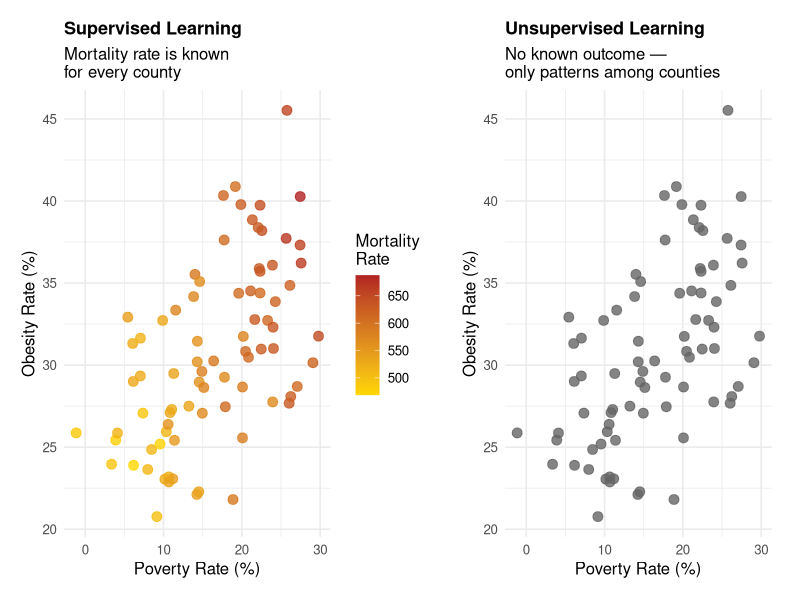
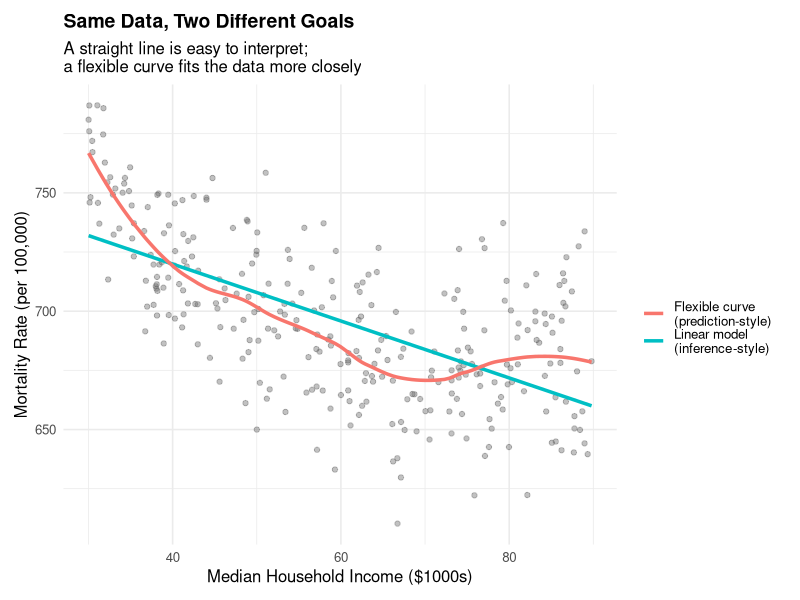
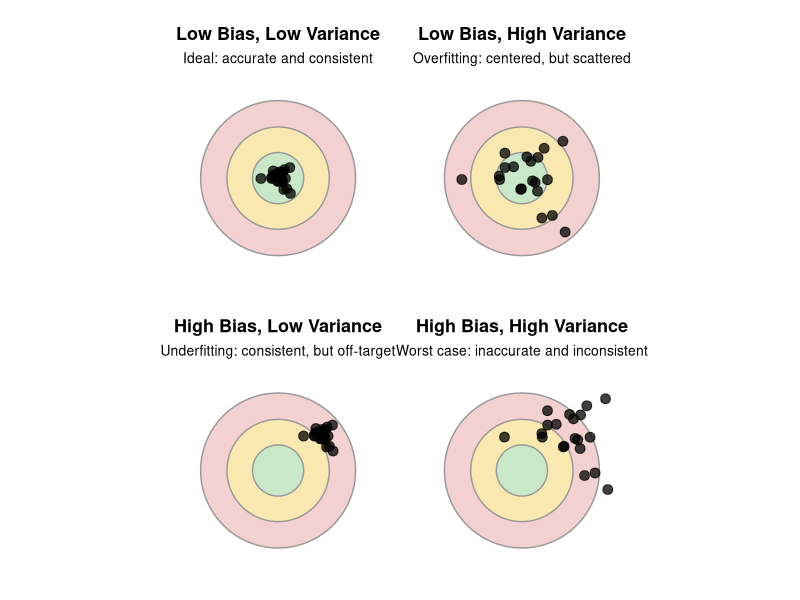
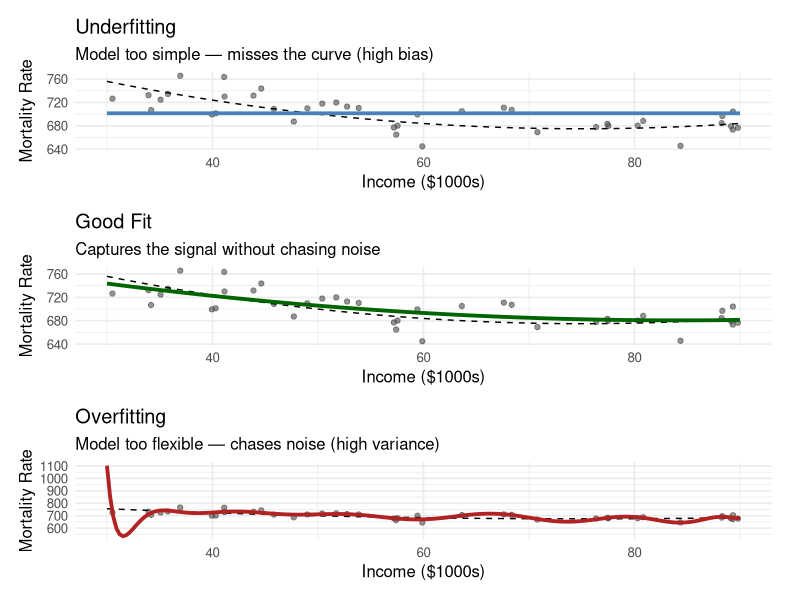
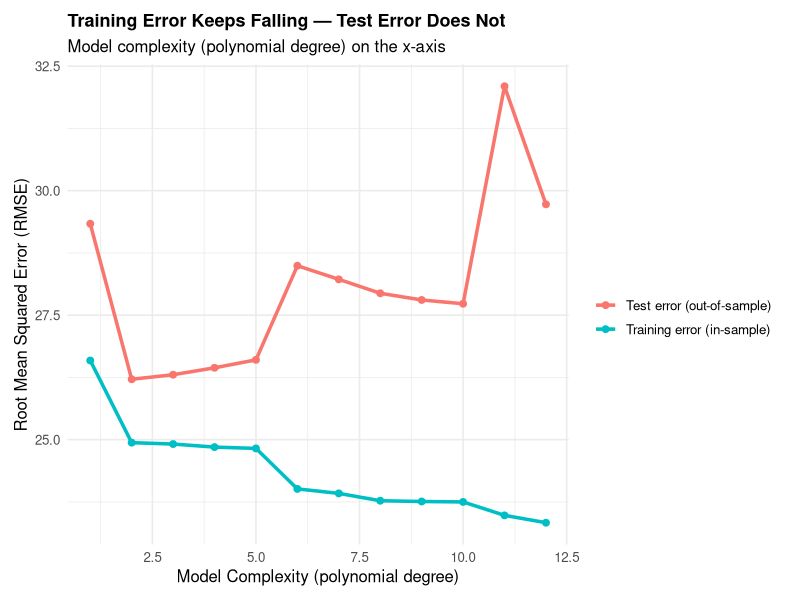
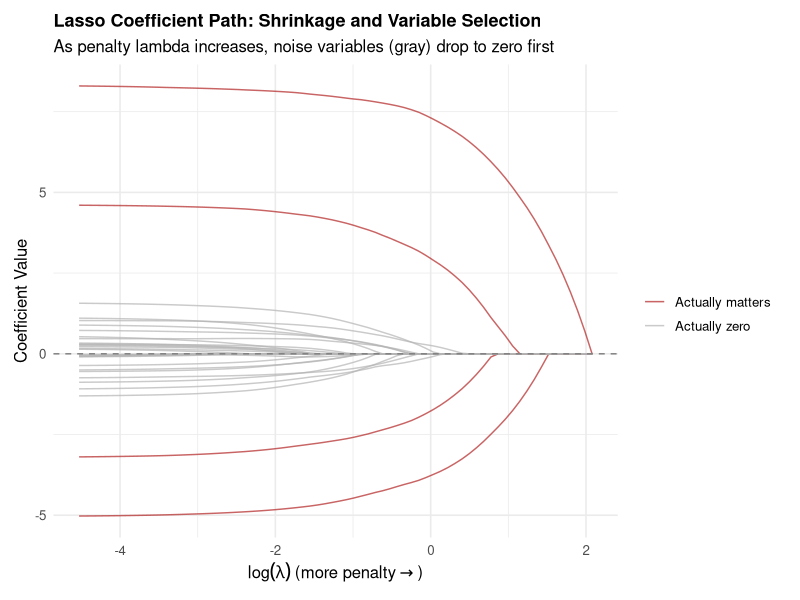
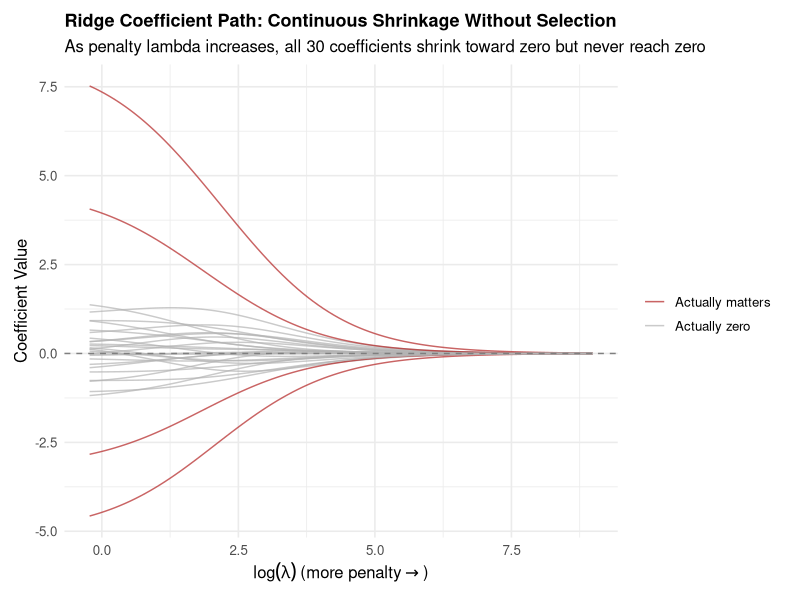
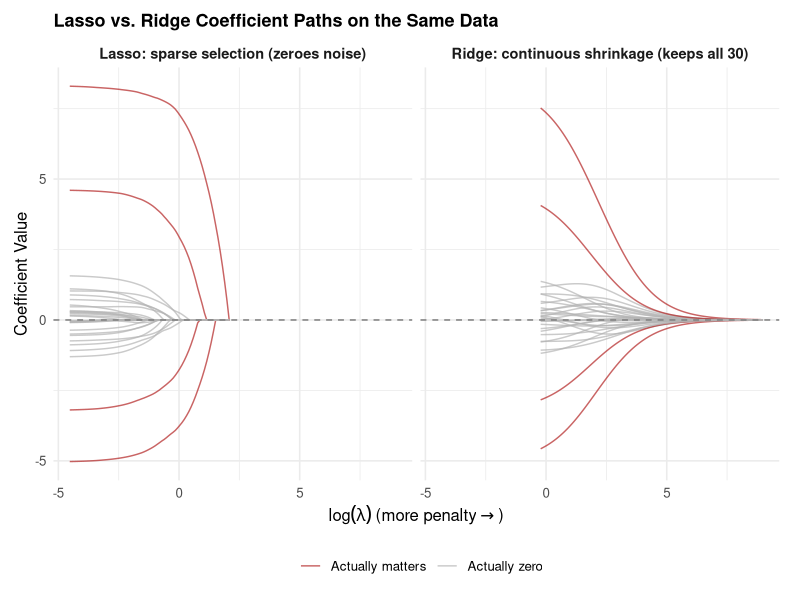

The R script that drew these images, in order:
## ---- chunk 1
library(dplyr)
library(ggplot2)
library(kableExtra)
library(patchwork)
library(glmnet)     # For lasso and ridge regression
library(tidyr)
## ---- chunk 2
set.seed(88)
n_demo <- 80

# Simulate two underlying "true" county health profiles for illustration
profile <- sample(c("A", "B"), n_demo, replace = TRUE)
poverty_demo <- ifelse(profile == "A", rnorm(n_demo, 22, 4), rnorm(n_demo, 10, 4))
obesity_demo <- ifelse(profile == "A", rnorm(n_demo, 34, 4), rnorm(n_demo, 26, 4))
mortality_demo <- 400 + 5 * poverty_demo + 3 * obesity_demo + rnorm(n_demo, 0, 15)

demo_df <- data.frame(poverty = poverty_demo, obesity = obesity_demo, 
                       mortality = mortality_demo, profile = profile)

# Supervised view: predictors colored by the known outcome (mortality)
p_supervised <- ggplot(demo_df, aes(x = poverty, y = obesity, color = mortality)) +
  geom_point(size = 3, alpha = 0.8) +
  scale_color_gradient(low = "gold", high = "firebrick", name = "Mortality\nRate") +
  labs(title = "Supervised Learning",
       subtitle = "Mortality rate is known\nfor every county",
       x = "Poverty Rate (%)", y = "Obesity Rate (%)") +
  theme_minimal(base_size = 12) +
  theme(plot.title = element_text(face = "bold", size = 13),
        plot.margin = margin(10, 15, 10, 10))

# Unsupervised view: same predictors, no outcome shown, just raw points
p_unsupervised <- ggplot(demo_df, aes(x = poverty, y = obesity)) +
  geom_point(size = 3, alpha = 0.8, color = "gray40") +
  labs(title = "Unsupervised Learning",
       subtitle = "No known outcome —\nonly patterns among counties",
       x = "Poverty Rate (%)", y = "Obesity Rate (%)") +
  theme_minimal(base_size = 12) +
  theme(plot.title = element_text(face = "bold", size = 13),
        plot.margin = margin(10, 15, 10, 10))

p_supervised + p_unsupervised
## ---- chunk 3
set.seed(42)
n <- 300

# Simulate a nonlinear true relationship between income and mortality
income <- runif(n, 30, 90)
true_mortality <- 900 - 6 * income + 0.04 * income^2 + rnorm(n, 0, 25)

sim_df <- data.frame(income = income, mortality = true_mortality)

# Culture 1: a simple linear model (inference-focused)
linear_fit <- lm(mortality ~ income, data = sim_df)

# Culture 2: a flexible model (prediction-focused) - local smoothing
sim_df$loess_pred <- predict(loess(mortality ~ income, data = sim_df, span = 0.5))

ggplot(sim_df, aes(x = income, y = mortality)) +
  geom_point(alpha = 0.4, color = "gray40") +
  geom_smooth(method = "lm", se = FALSE, aes(color = "Linear model\n(inference-style)"), linewidth = 1.2) +
  geom_line(aes(y = loess_pred, color = "Flexible curve\n(prediction-style)"), linewidth = 1.2) +
  labs(title = "Same Data, Two Different Goals",
       subtitle = "A straight line is easy to interpret;\na flexible curve fits the data more closely",
       x = "Median Household Income ($1000s)",
       y = "Mortality Rate (per 100,000)",
       color = "") +
  theme_minimal(base_size = 12) +
  theme(legend.position = "right",
        plot.title = element_text(face = "bold", size = 14),
        plot.margin = margin(10, 15, 10, 10))
## ---- chunk 4
make_target <- function(n = 20, center_offset = c(0, 0), spread = 0.15, title = "", subtitle = "") {
  set.seed(1)
  darts <- data.frame(
    x = rnorm(n, mean = center_offset[1], sd = spread),
    y = rnorm(n, mean = center_offset[2], sd = spread)
  )
  
  circle_data <- function(r) {
    theta <- seq(0, 2 * pi, length.out = 100)
    data.frame(x = r * cos(theta), y = r * sin(theta))
  }
  
  ggplot() +
    geom_polygon(data = circle_data(1), aes(x, y), fill = "#f4d1d1", color = "gray60") +
    geom_polygon(data = circle_data(0.66), aes(x, y), fill = "#f9e8b0", color = "gray60") +
    geom_polygon(data = circle_data(0.33), aes(x, y), fill = "#c9e8c9", color = "gray60") +
    geom_point(data = darts, aes(x, y), size = 3, color = "black", alpha = 0.75) +
    coord_fixed(xlim = c(-1.3, 1.3), ylim = c(-1.3, 1.3)) +
    labs(title = title, subtitle = subtitle) +
    theme_void(base_size = 12) +
    theme(plot.title = element_text(face = "bold", size = 13, hjust = 0.5),
          plot.subtitle = element_text(size = 10, hjust = 0.5),
          plot.margin = margin(8, 8, 8, 8))
}

p1 <- make_target(center_offset = c(0, 0), spread = 0.10, 
                   title = "Low Bias, Low Variance", subtitle = "Ideal: accurate and consistent")
p2 <- make_target(center_offset = c(0, 0), spread = 0.35, 
                   title = "Low Bias, High Variance", subtitle = "Overfitting: centered, but scattered")
p3 <- make_target(center_offset = c(0.55, 0.45), spread = 0.10, 
                   title = "High Bias, Low Variance", subtitle = "Underfitting: consistent, but off-target")
p4 <- make_target(center_offset = c(0.55, 0.45), spread = 0.35, 
                   title = "High Bias, High Variance", subtitle = "Worst case: inaccurate and inconsistent")

(p1 + p2) / (p3 + p4)
## ---- chunk 5
set.seed(7)

# True underlying function (unknown to the researcher in practice)
true_function <- function(x) 900 - 6 * x + 0.04 * x^2

# Generate one sample
n_sample <- 40
x_sample <- runif(n_sample, 30, 90)
y_sample <- true_function(x_sample) + rnorm(n_sample, 0, 25)
sample_df <- data.frame(income = x_sample, mortality = y_sample)

x_grid <- seq(30, 90, length.out = 200)
true_line <- data.frame(income = x_grid, mortality = true_function(x_grid))

# Underfit: a flat model (intercept only)
underfit_pred <- data.frame(income = x_grid, mortality = mean(y_sample))

# Good fit: quadratic model (matches the true functional form)
good_fit <- lm(mortality ~ poly(income, 2), data = sample_df)
goodfit_pred <- data.frame(income = x_grid, 
                            mortality = predict(good_fit, newdata = data.frame(income = x_grid)))

# Overfit: a very high-degree polynomial that chases every point
overfit_model <- lm(mortality ~ poly(income, 15), data = sample_df)
overfit_pred <- data.frame(income = x_grid, 
                            mortality = predict(overfit_model, newdata = data.frame(income = x_grid)))

p_under <- ggplot() +
  geom_point(data = sample_df, aes(income, mortality), alpha = 0.6, color = "gray30") +
  geom_line(data = true_line, aes(income, mortality), color = "black", linetype = "dashed") +
  geom_line(data = underfit_pred, aes(income, mortality), color = "steelblue", linewidth = 1.3) +
  labs(title = "Underfitting", subtitle = "Model too simple — misses the curve (high bias)",
       x = "Income ($1000s)", y = "Mortality Rate") +
  theme_minimal(base_size = 12) +
  theme(plot.margin = margin(8, 15, 8, 8))

p_good <- ggplot() +
  geom_point(data = sample_df, aes(income, mortality), alpha = 0.6, color = "gray30") +
  geom_line(data = true_line, aes(income, mortality), color = "black", linetype = "dashed") +
  geom_line(data = goodfit_pred, aes(income, mortality), color = "darkgreen", linewidth = 1.3) +
  labs(title = "Good Fit", subtitle = "Captures the signal without chasing noise",
       x = "Income ($1000s)", y = "Mortality Rate") +
  theme_minimal(base_size = 12) +
  theme(plot.margin = margin(8, 15, 8, 8))

p_over <- ggplot() +
  geom_point(data = sample_df, aes(income, mortality), alpha = 0.6, color = "gray30") +
  geom_line(data = true_line, aes(income, mortality), color = "black", linetype = "dashed") +
  geom_line(data = overfit_pred, aes(income, mortality), color = "firebrick", linewidth = 1.3) +
  labs(title = "Overfitting", subtitle = "Model too flexible — chases noise (high variance)",
       x = "Income ($1000s)", y = "Mortality Rate") +
  theme_minimal(base_size = 12) +
  theme(plot.margin = margin(8, 15, 8, 8))

p_under / p_good / p_over
## ---- chunk 6
set.seed(101)

# Generate training data and a separate, fresh test set from the same true process
train_x <- runif(60, 30, 90)
train_y <- true_function(train_x) + rnorm(60, 0, 25)
train_df <- data.frame(income = train_x, mortality = train_y)

test_x <- runif(60, 30, 90)
test_y <- true_function(test_x) + rnorm(60, 0, 25)
test_df <- data.frame(income = test_x, mortality = test_y)

# Fit models of increasing flexibility (polynomial degree = complexity)
degrees <- 1:12
results <- data.frame()

for (d in degrees) {
  model <- lm(mortality ~ poly(income, d), data = train_df)
  train_pred <- predict(model)
  test_pred <- predict(model, newdata = test_df)
  
  train_rmse <- sqrt(mean((train_df$mortality - train_pred)^2))
  test_rmse <- sqrt(mean((test_df$mortality - test_pred)^2))
  
  results <- rbind(results, data.frame(degree = d, 
                                        train_rmse = train_rmse, 
                                        test_rmse = test_rmse))
}

results_long <- results %>%
  pivot_longer(cols = c(train_rmse, test_rmse), names_to = "type", values_to = "rmse") %>%
  mutate(type = ifelse(type == "train_rmse", "Training error (in-sample)", "Test error (out-of-sample)"))

ggplot(results_long, aes(x = degree, y = rmse, color = type)) +
  geom_line(linewidth = 1.2) +
  geom_point(size = 2) +
  labs(title = "Training Error Keeps Falling — Test Error Does Not",
       subtitle = "Model complexity (polynomial degree) on the x-axis",
       x = "Model Complexity (polynomial degree)",
       y = "Root Mean Squared Error (RMSE)",
       color = "") +
  theme_minimal(base_size = 12) +
  theme(legend.position = "right",
        plot.title = element_text(face = "bold", size = 13),
        plot.margin = margin(10, 15, 10, 10))
## ---- chunk 7
set.seed(2024)
n_counties_sim <- 100
n_predictors <- 30  # 30 candidate variables

# Simulate predictors (standardized county-level variables)
X <- matrix(rnorm(n_counties_sim * n_predictors), nrow = n_counties_sim)
colnames(X) <- paste0("var", 1:n_predictors)

# Only the first 4 variables genuinely drive mortality
true_betas <- c(8, -6, 5, -4, rep(0, n_predictors - 4))
mortality_sim <- X %*% true_betas + rnorm(n_counties_sim, 0, 5)

# Fit lasso across a range of lambda values
lasso_fit <- glmnet(X, mortality_sim, alpha = 1)  # alpha = 1 is lasso

# Extract coefficient paths
coef_matrix <- as.matrix(coef(lasso_fit))[-1, ]  # remove intercept
coef_df <- as.data.frame(t(coef_matrix)) %>%
  mutate(lambda = lasso_fit$lambda) %>%
  pivot_longer(-lambda, names_to = "variable", values_to = "coefficient") %>%
  mutate(truly_matters = ifelse(variable %in% paste0("var", 1:4), "Actually matters", "Actually zero"))

ggplot(coef_df, aes(x = log(lambda), y = coefficient, group = variable, color = truly_matters)) +
  geom_line(alpha = 0.7) +
  geom_hline(yintercept = 0, linetype = "dashed", color = "gray50") +
  labs(title = "Lasso Coefficient Path: Shrinkage and Variable Selection",
       subtitle = "As penalty lambda increases, noise variables (gray) drop to zero first",
       x = expression(log(lambda) ~ "(more penalty" %->% ")"),
       y = "Coefficient Value",
       color = "") +
  scale_color_manual(values = c("Actually matters" = "firebrick", "Actually zero" = "gray70")) +
  theme_minimal(base_size = 12) +
  theme(legend.position = "right",
        plot.title = element_text(face = "bold", size = 13),
        plot.margin = ggplot2::margin(10, 15, 10, 10))
## ---- chunk 8
# Fit ridge across a range of lambda values
ridge_fit <- glmnet(X, mortality_sim, alpha = 0)  # alpha = 0 is ridge

# Extract coefficient paths
ridge_coef_matrix <- as.matrix(coef(ridge_fit))[-1, ]
ridge_coef_df <- as.data.frame(t(ridge_coef_matrix)) %>%
  mutate(lambda = ridge_fit$lambda) %>%
  pivot_longer(-lambda, names_to = "variable", values_to = "coefficient") %>%
  mutate(truly_matters = ifelse(variable %in% paste0("var", 1:4), "Actually matters", "Actually zero"))

ggplot(ridge_coef_df, aes(x = log(lambda), y = coefficient, group = variable, color = truly_matters)) +
  geom_line(alpha = 0.7) +
  geom_hline(yintercept = 0, linetype = "dashed", color = "gray50") +
  labs(title = "Ridge Coefficient Path: Continuous Shrinkage Without Selection",
       subtitle = "As penalty lambda increases, all 30 coefficients shrink toward zero but never reach zero",
       x = expression(log(lambda) ~ "(more penalty" %->% ")"),
       y = "Coefficient Value",
       color = "") +
  scale_color_manual(values = c("Actually matters" = "firebrick", "Actually zero" = "gray70")) +
  theme_minimal(base_size = 12) +
  theme(legend.position = "right",
        plot.title = element_text(face = "bold", size = 13),
        plot.margin = ggplot2::margin(10, 15, 10, 10))
## ---- chunk 9
lasso_coef_df_labeled <- coef_df %>%
  mutate(method = "Lasso: sparse selection (zeroes noise)")

ridge_coef_df_labeled <- ridge_coef_df %>%
  mutate(method = "Ridge: continuous shrinkage (keeps all 30)")

combined_df <- bind_rows(lasso_coef_df_labeled, ridge_coef_df_labeled)
combined_df$method <- factor(combined_df$method, levels = c("Lasso: sparse selection (zeroes noise)", "Ridge: continuous shrinkage (keeps all 30)"))

ggplot(combined_df, aes(x = log(lambda), y = coefficient, group = variable, color = truly_matters)) +
  geom_line(alpha = 0.7) +
  geom_hline(yintercept = 0, linetype = "dashed", color = "gray50") +
  facet_wrap(~method) +
  labs(title = "Lasso vs. Ridge Coefficient Paths on the Same Data",
       x = expression(log(lambda) ~ "(more penalty" %->% ")"),
       y = "Coefficient Value",
       color = "") +
  scale_color_manual(values = c("Actually matters" = "firebrick", "Actually zero" = "gray70")) +
  theme_minimal(base_size = 12) +
  theme(legend.position = "bottom",
        plot.title = element_text(face = "bold", size = 13),
        strip.text = element_text(face = "bold", size = 10.5),
        plot.margin = ggplot2::margin(10, 15, 10, 10))
## ---- chunk 10
set.seed(2024)
cv_lasso <- cv.glmnet(X, mortality_sim, alpha = 1)

par(mar = c(7, 4, 4, 2))
plot(cv_lasso)
title("Lasso: Cross-Validated Error by Lambda", line = 2.5)
mtext("Left dashed line: best prediction (lambda.min)", side = 1, line = 5, cex = 0.8)
mtext("Right dashed line: simplest good model (lambda.1se)", side = 1, line = 6, cex = 0.8)
## ---- chunk 11
set.seed(2024)
cv_ridge <- cv.glmnet(X, mortality_sim, alpha = 0)

par(mar = c(7, 4, 4, 2))
plot(cv_ridge)
title("Ridge: Cross-Validated Error by Lambda", line = 2.5)
mtext("Left dashed line: best prediction (lambda.min)", side = 1, line = 5, cex = 0.8)
mtext("Right dashed line: simplest good model (lambda.1se)", side = 1, line = 6, cex = 0.8)
## ---- chunk 12
cat("Lasso  — lambda.min:", round(cv_lasso$lambda.min, 3), 
    " | lambda.1se:", round(cv_lasso$lambda.1se, 3), "\n")
cat("Ridge  — lambda.min:", round(cv_ridge$lambda.min, 3), 
    " | lambda.1se:", round(cv_ridge$lambda.1se, 3))
## ---- chunk 13
# Which variables survive at the cross-validation-selected lambda?
selected_coefs <- coef(cv_lasso, s = "lambda.min")
selected_df <- data.frame(
  variable = rownames(selected_coefs)[-1],
  coefficient = as.vector(selected_coefs)[-1]
) %>%
  filter(coefficient != 0) %>%
  arrange(desc(abs(coefficient)))

kable(selected_df, digits = 2, 
      caption = "Variables Selected by Lasso at the Cross-Validation-Chosen Lambda") %>%
  kable_styling(bootstrap_options = c("striped", "hover", "condensed"))
## ---- chunk 14
# Ridge coefficients at its own cross-validation-chosen lambda
ridge_selected_coefs <- coef(cv_ridge, s = "lambda.min")
ridge_selected_df <- data.frame(
  variable = rownames(ridge_selected_coefs)[-1],
  coefficient = as.vector(ridge_selected_coefs)[-1]
) %>%
  arrange(desc(abs(coefficient)))

kable(head(ridge_selected_df, 30), digits = 3, 
      caption = "Ridge Coefficients at Its Cross-Validation-Chosen Lambda (Top 8 by Size)") %>%
  kable_styling(bootstrap_options = c("striped", "hover", "condensed"))
## ---- chunk 15
set.seed(2024)
cv_enet <- cv.glmnet(X, mortality_sim, alpha = 0.5)

par(mar = c(7, 4, 4, 2))
plot(cv_enet)
title("Elastic Net (alpha = 0.5): Cross-Validated Error by Lambda", line = 2.5)
mtext("Left dashed line: best prediction (lambda.min)", side = 1, line = 5, cex = 0.8)
mtext("Right dashed line: simplest good model (lambda.1se)", side = 1, line = 6, cex = 0.8)
## ---- chunk 16
cat("Ridge        — lambda.min:", round(cv_ridge$lambda.min, 3), 
    " | lambda.1se:", round(cv_ridge$lambda.1se, 3), "\n")
cat("Lasso        — lambda.min:", round(cv_lasso$lambda.min, 3), 
    " | lambda.1se:", round(cv_lasso$lambda.1se, 3), "\n")
cat("Elastic Net  — lambda.min:", round(cv_enet$lambda.min, 3), 
    " | lambda.1se:", round(cv_enet$lambda.1se, 3))
## ---- chunk 17
# Which variables survive at elastic net's cross-validation-selected lambda?
enet_selected_coefs <- coef(cv_enet, s = "lambda.min")
enet_selected_df <- data.frame(
  variable = rownames(enet_selected_coefs)[-1],
  coefficient = as.vector(enet_selected_coefs)[-1]
) %>%
  filter(coefficient != 0) %>%
  arrange(desc(abs(coefficient)))

kable(enet_selected_df, digits = 2, 
      caption = "Variables Selected by Elastic Net at the Cross-Validation-Chosen Lambda") %>%
  kable_styling(bootstrap_options = c("striped", "hover", "condensed"))
## ---- chunk 18
cat("Number of nonzero coefficients (out of 30):\n")
cat("  Ridge:      ", sum(coef(cv_ridge, s = "lambda.min")[-1] != 0), "\n")
cat("  Lasso:      ", sum(coef(cv_lasso, s = "lambda.min")[-1] != 0), "\n")
cat("  Elastic Net:", sum(coef(cv_enet, s = "lambda.min")[-1] != 0))
## ---- chunk 19
set.seed(55)

# Simulate two "true" predictors that are highly correlated with each other (r ≈ 0.8)
n_counties_sim <- 100
poverty_rate <- rnorm(n_counties_sim, 15, 5)
uninsured_rate_corr <- poverty_rate * 0.8 + rnorm(n_counties_sim, 0, 1.5)

# Both contribute equally to mortality (true effect = 3.0 each)
mortality_corr <- 500 + 3 * poverty_rate + 3 * uninsured_rate_corr + rnorm(n_counties_sim, 0, 10)

X_corr <- cbind(poverty_rate, uninsured_rate_corr,
                 matrix(rnorm(n_counties_sim * 8), nrow = n_counties_sim))
colnames(X_corr) <- c("poverty_rate", "uninsured_rate", paste0("noise", 1:8))

# Single-sample estimates for OLS, Ridge, Lasso, and Elastic Net
df_corr <- as.data.frame(X_corr)
df_corr$mortality <- mortality_corr
ols_fit <- lm(mortality ~ ., data = df_corr)
ols_result <- coef(ols_fit)[c("poverty_rate", "uninsured_rate")]

cv_ridge_corr <- cv.glmnet(X_corr, mortality_corr, alpha = 0)
cv_lasso_corr <- cv.glmnet(X_corr, mortality_corr, alpha = 1)
cv_enet_corr <- cv.glmnet(X_corr, mortality_corr, alpha = 0.5)

ridge_result <- coef(cv_ridge_corr, s = "lambda.min")[c("poverty_rate", "uninsured_rate"), ]
lasso_result <- coef(cv_lasso_corr, s = "lambda.min")[c("poverty_rate", "uninsured_rate"), ]
enet_result <- coef(cv_enet_corr, s = "lambda.min")[c("poverty_rate", "uninsured_rate"), ]

# Monte Carlo simulation (B = 100) for empirical Bias, Variance, and MSE
B <- 100
true_b <- c(3, 3)
res_ols <- matrix(0, B, 2)
res_ridge <- matrix(0, B, 2)
res_lasso <- matrix(0, B, 2)
res_enet <- matrix(0, B, 2)

for (i in 1:B) {
  p_rate <- rnorm(n_counties_sim, 15, 5)
  u_rate <- p_rate * 0.8 + rnorm(n_counties_sim, 0, 1.5)
  m_rate <- 500 + 3 * p_rate + 3 * u_rate + rnorm(n_counties_sim, 0, 10)
  Xc <- cbind(p_rate, u_rate, matrix(rnorm(n_counties_sim * 8), nrow = n_counties_sim))
  colnames(Xc) <- c("p_rate", "u_rate", paste0("noise", 1:8))
  df_i <- as.data.frame(Xc)
  df_i$m_rate <- m_rate
  
  res_ols[i, ] <- coef(lm(m_rate ~ ., data = df_i))[c("p_rate", "u_rate")]
  
  cv_r <- cv.glmnet(Xc, m_rate, alpha = 0)
  cv_l <- cv.glmnet(Xc, m_rate, alpha = 1)
  cv_e <- cv.glmnet(Xc, m_rate, alpha = 0.5)
  
  res_ridge[i, ] <- coef(cv_r, s = "lambda.min")[c("p_rate", "u_rate"), ]
  res_lasso[i, ] <- coef(cv_l, s = "lambda.min")[c("p_rate", "u_rate"), ]
  res_enet[i, ]  <- coef(cv_e, s = "lambda.min")[c("p_rate", "u_rate"), ]
}

b_ols   <- mean(abs(colMeans(res_ols) - true_b))
v_ols   <- mean(apply(res_ols, 2, var))
b_ridge <- mean(abs(colMeans(res_ridge) - true_b))
v_ridge <- mean(apply(res_ridge, 2, var))
b_lasso <- mean(abs(colMeans(res_lasso) - true_b))
v_lasso <- mean(apply(res_lasso, 2, var))
b_enet  <- mean(abs(colMeans(res_enet) - true_b))
v_enet  <- mean(apply(res_enet, 2, var))
## ---- chunk 20
corr_summary_df <- data.frame(
  Method = c("True Effect", "OLS (Unpenalized)", "Ridge (L2)", "Lasso (L1)", "Elastic Net (L1+L2)"),
  `Poverty Rate` = c(3.00, round(ols_result[1], 2), round(ridge_result[1], 2), round(lasso_result[1], 2), round(enet_result[1], 2)),
  `Uninsured Rate` = c(3.00, round(ols_result[2], 2), round(ridge_result[2], 2), round(lasso_result[2], 2), round(enet_result[2])),
  `Abs Bias` = c(0.000, round(b_ols, 3), round(b_ridge, 3), round(b_lasso, 3), round(b_enet, 3)),
  `Variance` = c(0.000, round(v_ols, 3), round(v_ridge, 3), round(v_lasso, 3), round(v_enet, 3)),
  `MSE (Bias² + Var)` = c(0.000, round(b_ols^2 + v_ols, 3), round(b_ridge^2 + v_ridge, 3), round(b_lasso^2 + v_lasso, 3), round(b_enet^2 + v_enet, 3)),
  `Behavior with Collinear Predictors` = c(
    "Ground Truth",
    "Unbiased, but high variance under collinearity",
    "Lowest variance (Grouping effect)",
    "High variance due to lopsided selection",
    "Balanced variance reduction + Selection"
  ),
  check.names = FALSE
)

kable(corr_summary_df, caption = "Empirical Comparison of Coefficients, Bias, Variance, and MSE Under High Multicollinearity (r ≈ 0.8)") %>%
  kable_styling(bootstrap_options = c("striped", "hover", "condensed"))
## ---- chunk 21
# Left Panel: Single-Sample Estimated Coefficients
bar_df <- data.frame(
  Variable = rep(c("Poverty Rate", "Uninsured Rate"), times = 5),
  Method = rep(c("True Effect", "OLS", "Ridge", "Lasso", "Elastic Net"), each = 2),
  Coefficient = c(3.0, 3.0,
                  unname(ols_result[1]), unname(ols_result[2]),
                  unname(ridge_result[1]), unname(ridge_result[2]), 
                  unname(lasso_result[1]), unname(lasso_result[2]), 
                  unname(enet_result[1]), unname(enet_result[2]))
)
bar_df$Method <- factor(bar_df$Method, levels = c("True Effect", "OLS", "Ridge", "Lasso", "Elastic Net"))

p_coef <- ggplot(bar_df, aes(x = Variable, y = Coefficient, fill = Method)) +
  geom_col(position = position_dodge(width = 0.75), width = 0.65) +
  geom_hline(yintercept = 3, linetype = "dashed", color = "gray30", alpha = 0.7) +
  geom_hline(yintercept = 0, color = "gray50") +
  scale_fill_manual(values = c("True Effect" = "#222222",
                               "OLS" = "#757575",
                               "Ridge" = "#2e7d32", 
                               "Lasso" = "#c62828", 
                               "Elastic Net" = "#1565c0")) +
  labs(title = "Single-Sample Estimates",
       subtitle = "True effect size = 3.0 (dashed line)",
       x = "", y = "Coefficient Value") +
  theme_minimal(base_size = 12) +
  theme(legend.position = "bottom",
        plot.title = element_text(face = "bold", size = 13),
        plot.margin = ggplot2::margin(10, 10, 10, 10))

# Right Panel: Empirical Variance & Bias Trade-off Across Samples
metrics_df <- data.frame(
  Method = factor(c("OLS", "Ridge", "Lasso", "Elastic Net"), levels = c("OLS", "Ridge", "Lasso", "Elastic Net")),
  Variance = c(v_ols, v_ridge, v_lasso, v_enet),
  Bias = c(b_ols, b_ridge, b_lasso, b_enet)
)

p_metrics <- ggplot(metrics_df, aes(x = Method, y = Variance, fill = Method)) +
  geom_col(width = 0.55) +
  geom_text(aes(label = sprintf("Var: %.3f\nBias: %.3f", Variance, Bias)), 
            vjust = -0.2, size = 3.1, fontface = "bold") +
  scale_fill_manual(values = c("OLS" = "#757575",
                               "Ridge" = "#2e7d32", 
                               "Lasso" = "#c62828", 
                               "Elastic Net" = "#1565c0")) +
  ylim(0, max(metrics_df$Variance) * 1.3) +
  labs(title = "Empirical Variance & Bias",
       subtitle = "Monte Carlo (B=100) across samples",
       x = "", y = "Variance") +
  theme_minimal(base_size = 12) +
  theme(legend.position = "none",
        plot.title = element_text(face = "bold", size = 13),
        plot.margin = ggplot2::margin(10, 10, 10, 10))

p_coef + p_metrics + plot_layout(widths = c(1.3, 1))
